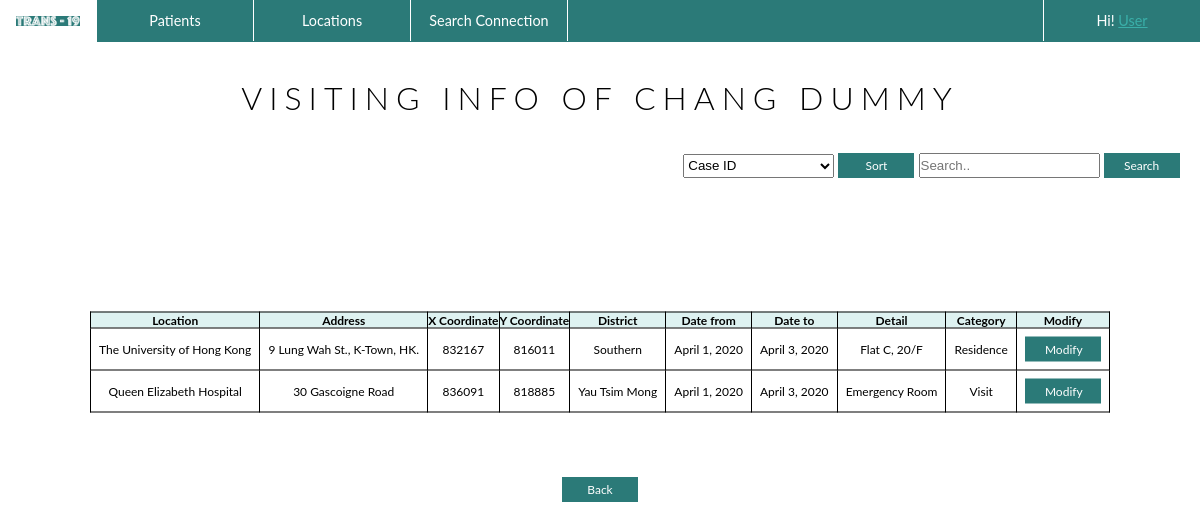
The page /patient_corner/patients/1 on the database as committed earlier.
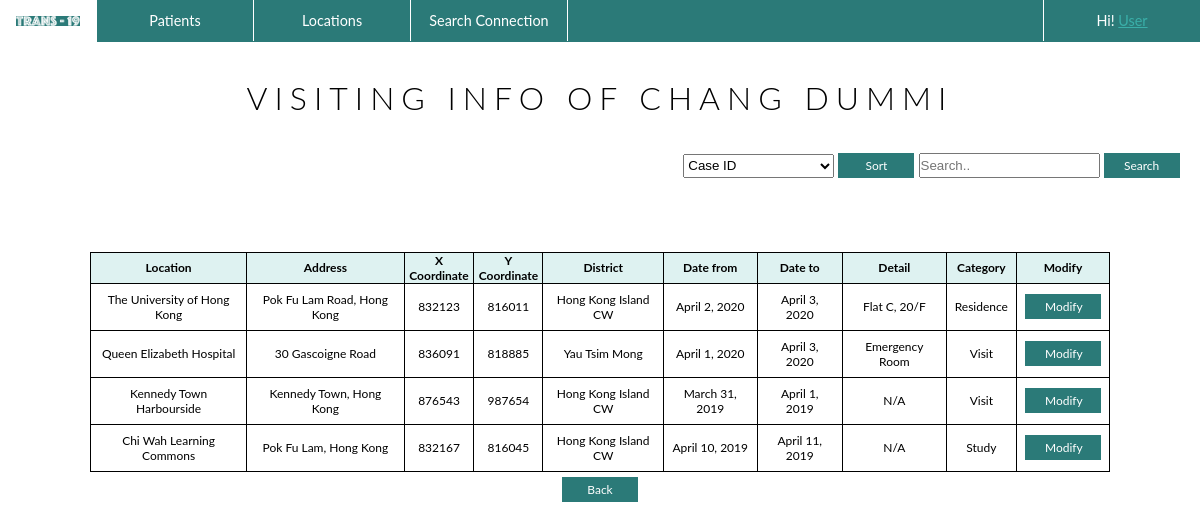
The same page on the database as committed later.
### patient_corner/models.py (models this page shows, shortened)
class Patient(models.Model):
    caseId = models.AutoField(primary_key=True)
    first_name = models.CharField(max_length=15)
    last_name = models.CharField(max_length=15)
    Id_doc_num = models.CharField(max_length=15)
    date_of_birth = models.DateField()
    confirmed_date = models.DateField()

class Visit(models.Model):
    patient = models.ForeignKey(Patient, on_delete=models.CASCADE)
    location = models.ForeignKey(Location, on_delete=models.CASCADE)
    date_from = models.DateField()
    date_to = models.DateField()
    detail = models.CharField(max_length=50)
    category_name = models.CharField(max_length=15)

class Location(models.Model):
    location_name = models.CharField(max_length=50)
    address = models.CharField(max_length=50)
    x_coord = models.BigIntegerField()
    y_coord = models.BigIntegerField()
    district_name = models.CharField(max_length=30)

### patient_corner/views.py (the view)
class PatientVisitData(TemplateView):
    template_name = "patient_corner/visit_list.html"
    def get_context_data(self, **kwargs):
        patient = self.kwargs['patient']
        context = super().get_context_data(**kwargs)
        context['visit_list'] = Visit.objects.filter(patient__pk = patient)
        context['patient'] = Patient.objects.get(pk = patient)
        return context

### templates/patient_corner/visit_list.html (shortened to what this page needs)
{%load static%}
<!DOCTYPE html>
<html>
<head>
  <link rel="stylesheet" type="text/css" href="{% static 'css/templatestyle.css'%}">
</head>
<body>
<header>
  <div class="menu">
    <ul>
      <li class="logo"><a href="home"><img src="{% static 'media/logo_navigation.png' %}" style = "max-width: 100%;" alt ="TRANS-19"></a></li>
      <li class="dropdown">
        <a href="patients" class="dropbtn">Patients</a>
      </li>
      <li class="dropdown">
        <a href="locations" class="dropbtn">Locations</a>
      </li>
      <li class="dropdown">
        <a href="searching_form.html">Search Connection</a>
      </li>
      <li class="dropdown" style="float:right; border-left: 1px solid white;  border-right: 0px solid white;  ">
        <a href="locations" class="dropbtn">Hi! <u>User</u></a>
      </li>
    </ul>
  </div>
  </header>
  <div class="title">
    <h1 style="text-align:center"> VISITING INFO OF {{ patient.last_name }} {{ patient.first_name }}</h1>
  </div>
  <div class="sortsearch" style="float:right;">
    <select id="tableheading" class="tableheading">
      <option value="caseId">Case ID</option>
    </select>
    <a href="" class="button" name="sort"> Sort</a>
    <input type="text" placeholder="Search.." name="search" class="searchbar">
    <a href="" class="button" name="search"> Search</a>
  </div>
  <table style="margin-top: 5%;">
    <tr>
      <th>Location</th>
      <th>Address</th>
      <th>X Coordinate</th>
      <th>Y Coordinate</th>
      <th>District</th>
      <th>Date from</th>
      <th>Date to</th>
      <th>Detail</th>
      <th>Category</th>
      <th>Modify</th>
    </tr>
    {% for visit in visit_list %}
    <tr>
      <td>{{ visit.location.location_name }}</td>
      <td>{{ visit.location.address }}</td>
      <td>{{ visit.location.x_coord }}</td>
      <td>{{ visit.location.y_coord }}</td>
      <td>{{ visit.location.district_name }}</td>
      <td>{{ visit.date_from }}</td>
      <td>{{ visit.date_to }}</td>
      <td>{{ visit.detail }}</td>
      <td>{{ visit.category_name }}</td>
      <td>
        <a href="{% url 'editvisit' visit.patient.pk visit.pk %}" class = "button"> Modify</a>
      </td>
    {% empty %}
      <td colspan="9">No visiting information available.</td>
    </tr>
    {% endfor %}
  </table>
<div style="display: block; width: 80px; margin: 30% auto; text-align: center;">
  <a href="{% url 'patients'%}" class ="buttoncentre">Back</a>
</div>
</body>
</html>

### static/css/templatestyle.css (style rules this page uses)
* { margin: 0; padding: 0; }
body { font-family: 'lato'; }
h1 { font-family: 'lato'; font-weight: 300; letter-spacing: 7px; text-transform: uppercase; }
u { font-family: 'lato'; color: #3aafa9; }
.title { font-family: 'lato'; padding-top: 3vw; }
.buttoncentre { font-family: 'lato'; background-color: #2B7A78; border: none; color: white; padding: 5px 20px; display: inline-block; text-decoration: none; font-size: 1vw; cursor: pointer; width: 3vw; }
.searchbar { height: 1.7vw; }
.sortsearch { margin-top: 3vw; margin-right: 1.7vw; }
table { font-family: 'lato'; border-collapse: collapse; width: 85%; table-layout: auto; font-size: 1vw; position: absolute; top: 35%; left: 50%; margin-right: -50%; transform: translate(-50%, -50%) }
th { font-family: 'lato'; background-color: #DEF2F1; border: 1px solid black; font-size: 1vw; }
td { font-family: 'lato'; border: 1px solid black; table-layout: auto; text-align: center; padding: 8px; font-size: 1vw; }
.button { font-family: 'lato'; background-color: #2B7A78; border: none; color: white; padding: 5px 20px; text-align: center; display: inline-block; text-decoration: none; font-size: 1vw; cursor: pointer; width: 3vw; }
.tableheading { height: 2vw; }
.logo { font-family: 'phosphateinlineroman'; display: block; border-right: 1px solid white; color: white; text-align: center; text-decoration: none; font-size: 1.3vw; max-width: 8vw; }
ul { max-width: 100%; font-family: 'Lato'sans-serif; font-size: 1.2vw; min-width: 100px; list-style-type: none; margin: 0; padding: 0; overflow: hidden; background-color: #2B7A78; }
li { float: left; width: 13vw; }
li a, .dropbtn { display: block; color: white; text-align: center; padding: 12px 16px; text-decoration: none; }
li.dropdown { border-right: 1px solid white; width: 13vw; text-align: center; }

Rows that differ between the two databases and show on the page:
changed Patient "CHANG": first_name "DUMMY" → "DUMMI"
changed Visit "Flat C, 20/F": location.address "9 Lung Wah St., K-Town, HK." → "Pok Fu Lam Road, Hong Kong"; location.x_coord "832167" → "832123"; location.district_name "Southern" → "Hong Kong Island CW"; date_from "April 1, 2020" → "April 2, 2020"
added Visit: location.location_name "Kennedy Town Harbourside", location.address "Kennedy Town, Hong Kong", location.x_coord "876543", location.y_coord "987654", location.district_name "Hong Kong Island CW", date_from "March 31, 2019", date_to "April 1, 2019", detail "N/A", category_name "Visit"
added Visit: location.location_name "Chi Wah Learning Commons", location.address "Pok Fu Lam, Hong Kong", location.x_coord "832167", location.y_coord "816045", location.district_name "Hong Kong Island CW", date_from "April 10, 2019", date_to "April 11, 2019", detail "N/A", category_name "Study"
